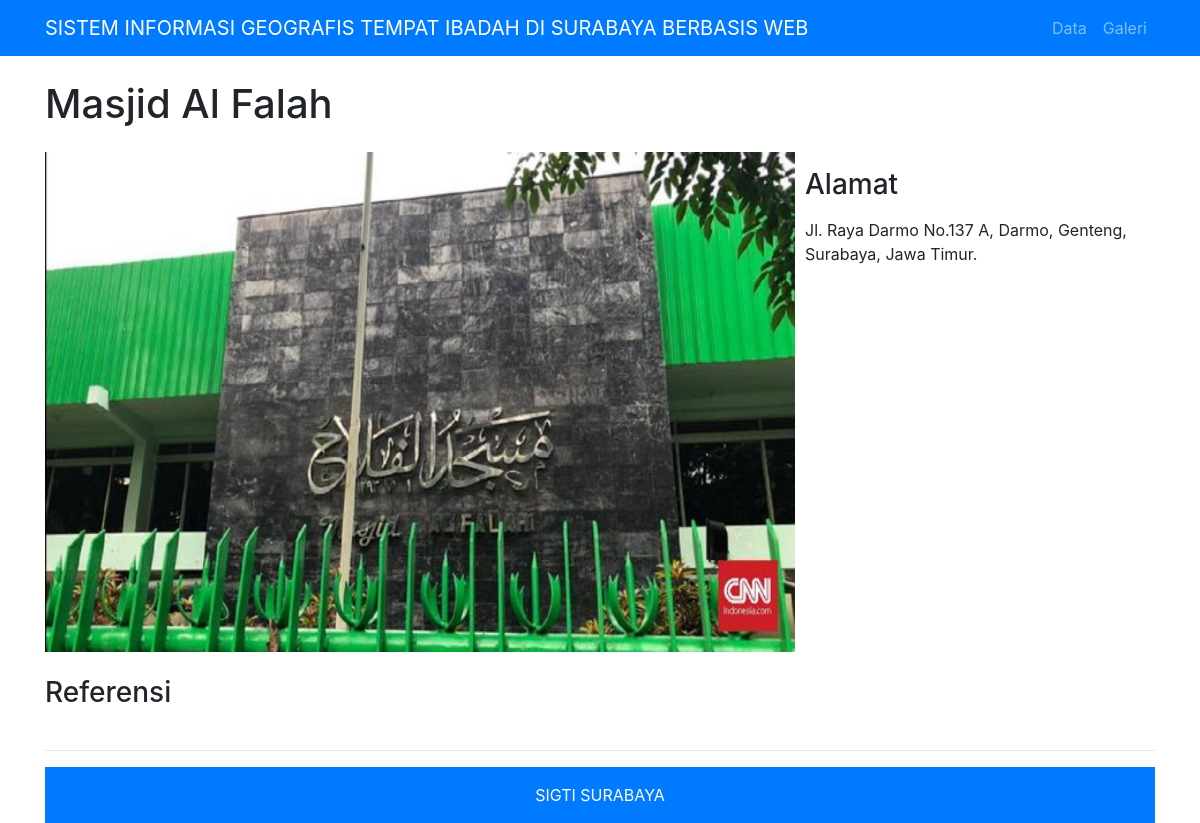
The page /lihatdata.php?no=56 on the database its author committed.
### tables this page shows
CREATE TABLE `tempat_ibadah` (
  `no` int(11) NOT NULL,
  `nama_mesjid` varchar(255) NOT NULL,
  `alamat` varchar(255) NOT NULL,
  `kelurahan` varchar(100) NOT NULL,
  `kecamatan` varchar(50) DEFAULT NULL,
  `kota` varchar(100) NOT NULL,
  `provinsi` varchar(100) NOT NULL,
  `gambar` varchar(255) NOT NULL
);

### lihatdata.php (the view, shortened to what this page needs)
<!DOCTYPE html>
<html lang="en">
<html>
<head>
  <link rel="stylesheet" href="https://openlayers.org/en/latest/css/ol.css" />
  <link rel="stylesheet" href="css/ol3-layerswitcher.css" />
  <link rel="stylesheet" href="css/fungsiweb.css" />
  <link href="vendor/bootstrap/css/bootstrap.min.css" rel="stylesheet">
  <link href="css/modern-business.css" rel="stylesheet">
</head>
<body>
  <?php include('include/navigation.php'); ?>
  <div class="container">
    <?php
    include('config/config.php');
    if (isset($_GET['no'])) {
      $no = $_GET['no'];
      $sql = "SELECT * FROM tempat_ibadah WHERE no = $no";
      $result = $conn->query($sql);
      if ($result->num_rows > 0) {
        while ($row = $result->fetch_assoc()) {
          $nama_mesjid  = $row["nama_mesjid"];
          $alamat       = $row["alamat"];
          $kelurahan    = $row["kelurahan"];
          $kecamatan    = $row["kecamatan"];
          $kota         = $row["kota"];
          $provinsi     = $row["provinsi"];
          $imageURL     = 'images/uploads/'.$row["gambar"];
          ?>
          <h1 class="my-4">
            <?php echo $nama_mesjid; ?>
          </h1>
          <div class="row">
            <div class="col-md-8">
              <img class="" src="<?php echo $imageURL; ?>" height="500" width="750"  alt="">
            </div>
            <div class="col-md-4">
              <h3 class="my-3">Alamat</h3>
              <p><?php echo $alamat . ", " . $kelurahan . ", " . $kecamatan . ", " . $kota . ", " . $provinsi; ?>.</p>
            </div>
          </div>
          <h3 class="my-4">Referensi</h3>
          <?php
        }
      }
    }
    ?>
    <?php include('include/footer.php'); ?>
  </body>
  </html>

### css/fungsiweb.css (style rules this page uses)
html, body { height: 100%; padding: 0; margin: 0; }

### css/modern-business.css (style rules this page uses)
@media (min-width: 992px) { body { padding-top: 56px; } }

### rows shown on the page
tempat_ibadah: nama_mesjid "Masjid Al Falah", gambar (picture), alamat "Jl. Raya Darmo No.137 A", kelurahan "Darmo", kecamatan "Genteng", kota "Surabaya", provinsi "Jawa Timur"
